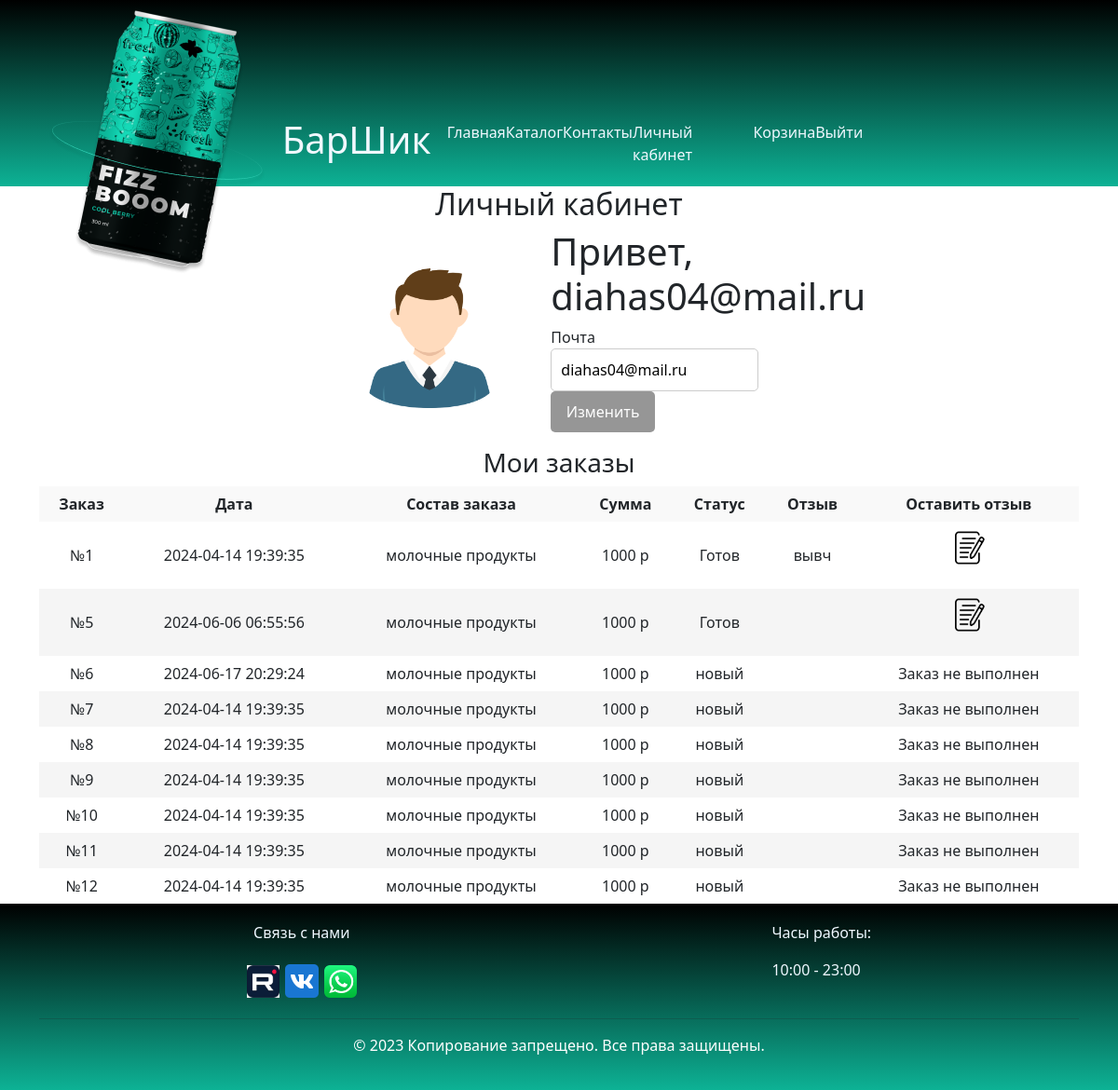
Screenshot of /barshik/personal-cab.php (signed in) with the database file from the repository.
### tables this page shows
CREATE TABLE `Users` (
  `User_id` int(11) NOT NULL,
  `Email` varchar(50) NOT NULL,
  `Password_hash` varchar(50) NOT NULL,
  `Bonus_points` decimal(10,0) NOT NULL,
  `role` varchar(10) NOT NULL
);

CREATE TABLE `Orders` (
  `Id_order` int(11) NOT NULL,
  `User_id` int(11) NOT NULL,
  `Date_of_order` datetime NOT NULL,
  `Status` varchar(50) NOT NULL,
  `Total_price` decimal(25,0) NOT NULL,
  `Used_bonuses` decimal(10,0) DEFAULT NULL,
  `Accrued_bonuses` decimal(10,0) DEFAULT NULL,
  `comment` varchar(255) DEFAULT NULL
);

CREATE TABLE `Product` (
  `Id_product` int(11) NOT NULL,
  `Name` varchar(50) NOT NULL,
  `Description` varchar(100) NOT NULL,
  `Category_id` int(11) NOT NULL,
  `Price` decimal(10,0) NOT NULL,
  `Image` varchar(50) NOT NULL
);

### barshik/personal-cab.php (the view, shortened to what this page needs)
<?php
include "header.php";
include "connect.php";
$id = $_SESSION['User_id'];
$queryUserInfo = mysqli_fetch_all(mysqli_query($con,"SELECT * from `Users` where User_id = $id"));
$orderInfo = mysqli_fetch_all(mysqli_query($con ,"select * from `Orders` where User_id = $id" ));
?>
<!DOCTYPE html>
<html lang="en">
<head>
    <link rel="stylesheet" href="style-header.css">
    <link rel="stylesheet" href="style-personal.css">
    <link href="https://cdn.jsdelivr.net/npm/bootstrap@5.3.2/dist/css/bootstrap.min.css" rel="stylesheet">
</head>
<body>
    <main>
        <div class="container">
        <h2 class="text-personal-account">Личный кабинет</h2>
            <div class="blok-main">
                <div>
                <img src="images\free-icon-boy-4537069.png" class="img-user" alt="">
                </div>
                <form action="personal-cab_db.php" method="post" class="form-user-info">
                    <div>
                    <?php foreach ($queryUserInfo as $item):?>
                        <h1>Привет, <?=$item[1]?> </h1>
                    </div>
                    <div>
                    <label for="">Почта</label>
                    <input type="text" name="email" placeholder="email" value="<?=$item[1]?>">
                    </div>
                    <button name="edit" class="edit">Изменить </button>
                    <?endforeach;
                    ?>
                </form>
                </div>
                <div class="history-zacaz">
                    <div class="order-history">
                        <h3 class="order">Мои заказы</h3>
                        <table>
                            <thead>
                                <tr>
                                    <th>Заказ</th>
                                    <th>Дата</th>
                                    <th>Состав заказа</th>
                                    <th>Сумма</th>
                                    <th>Статус</th>
                                    <th>Отзыв</th>
                                    <th>Оставить отзыв</th>
                                </tr>
                            </thead>
                            <?php
                                foreach($orderInfo as $value){
                                $infoProduct=mysqli_fetch_all(mysqli_query($con,"SELECT * FROM Order_Product
                                INNER JOIN Orders ON Order_Product.Id_order = Orders.Id_order
                                INNER JOIN Product ON Product.Id_product = Order_Product.Id_product
                                where Orders.Id_order =$value[0] and Orders.User_id = $id"));
                                ?>
                                <tr>
                                <td>№<?=$value[0]?></td>
                                <td><?=$value[2]?></td>
                            <?php
                                foreach($infoProduct as $product) {?>
                                <?php } ?>
                                <td><?=$product[13]?> </td>
                                <td><?=$product[8]?> р</td>
                                <td><?=$value[3]?></td>
                                <td><?=$value[7]?></td>
                                <td>
                                <?php if ($value[3] == "Готов"): ?>
                                <form method="post" action="">
                                <a href=""   data-bs-toggle="modal" data-bs-target="#feedback" ><img src="images\writing.png" alt="" class="img-writing"></a></td>
                                <?php else: ?>
                                        Заказ не выполнен
                                    <?php endif; ?>
                                </tr>
                                <?php } ?>
                        </table>
                    </div>
            </div>
        </div>
    </main>
<footer id="footer">
    <div class="container">
        <div class="connection">
            <div class="connect">
            <p>Связь с нами</p>
            <div class="images-connection">
                <img src="images\logorutub.png" alt=""class="icon-whatsapp">
                <img src="images\icons8-vk-com-48.png" alt="" srcset="">
                <img src="images\iconfinder-social-media-applications-23whatsapp-4102606_113811.png" class="icon-whatsapp">
            </div>
            </div>
            <div class="clock-work">
                    <p>Часы  работы:</p>
                    <p>10:00 - 23:00</p>
                </div>
            </div>
        <hr>
        <p class="copirater">© 2023 Копирование запрещено. Все права защищены.</p>
    </div>
</footer>
</body>
</html>

### barshik/style-personal.css (style rules this page uses)
.img-user { width: 150px; height: 150px; }
main { width: 100%; display: flex; align-items: center; }
.form-user-info { display: flex; flex-direction: column; width: 20%; justify-content: space-evenly; }
.blok-main { width: 100%; display: flex; align-items: center; justify-content: center; gap: 5%; }
.text-personal-account { text-align: center; }
.edit { width: 50%; padding: 10px; background-color: #969696; color: white; border: none; border-radius: 5px; cursor: pointer; }
input { width: 100%; padding: 10px; margin-bottom: 15px; border: 1px solid #ccc; border-radius: 5px; }
table { width: 100%; border-collapse: collapse; text-align: center; }
th, td { border: 1px solid #ccc; padding: 8px; text-align: center; }
th { background-color: #f9f9f9; }
tr:nth-child(even) { background-color: #f5f5f5; }
.order { text-align: center; }
.img-writing { height: 5vh; width: 5vh; }
footer { align-items: center; width: 100%; height: 200px; display: flex; background: linear-gradient(rgb(0, 0, 0), #0DB295); }
.connection { color: aliceblue; display: flex; justify-content: space-around; }
.images-connection { display: flex; align-items: center; }
.icon-whatsapp { width: 35px; height: 35px; }
.copirater { text-align: center; color: rgb(255, 255, 255); }
.clock-work { display: flex; flex-direction: column; }
.connect { display: flex; flex-direction: column; align-items: center; }

### rows the page displays
users: Email "diahas04@mail.ru", email "diahas04@mail.ru"
orders: Id_order "1", Date_of_order "2024-04-14 19:39:35", product.Name "молочные продукты", Total_price "1000", Status "Готов", comment "вывч"
orders: Id_order "5", Date_of_order "2024-06-06 06:55:56", Status "Готов"
product: Name "молочные продукты"
orders: Id_order "6", Date_of_order "2024-06-17 20:29:24", Status "новый", shows "Заказ не выполнен"
orders: Id_order "7", Date_of_order "2024-04-14 19:39:35", Status "новый", shows "Заказ не выполнен"
orders: Id_order "8", Date_of_order "2024-04-14 19:39:35", Status "новый", shows "Заказ не выполнен"
orders: Id_order "9", Date_of_order "2024-04-14 19:39:35", Status "новый", shows "Заказ не выполнен"
orders: Id_order "10", Date_of_order "2024-04-14 19:39:35", Status "новый", shows "Заказ не выполнен"
orders: Id_order "11", Date_of_order "2024-04-14 19:39:35", Status "новый", shows "Заказ не выполнен"
orders: Id_order "12", Date_of_order "2024-04-14 19:39:35", Status "новый", shows "Заказ не выполнен"
